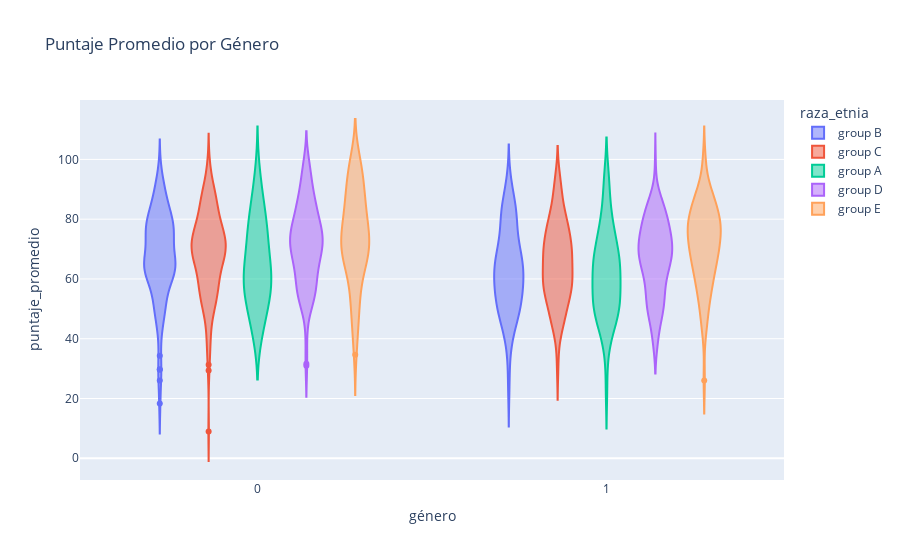

The notebook cell saved with this chart:
### Code cell
fig = px.violin(df, x='género', y='puntaje_promedio', color='raza_etnia', title='Puntaje Promedio por Género')
fig.show()

### Figure 1 — Plotly figure (JSON) as saved in the notebook; plotly's stock layout.template omitted (floating-point values rounded to 4 significant figures; data arrays with more than 128 entries replaced by an {"elided": "..."} marker saying what was removed)
{"data": [{"alignmentgroup": "True", "box": {"visible": false}, "hovertemplate": "raza_etnia=group B<br>género=%{x}<br>puntaje_promedio=%{y}<extra></extra>", "legendgroup": "group B", "marker": {"color": "#636efa"}, "name": "group B", "offsetgroup": "group B", "orientation": "v", "scalegroup": "True", "showlegend": true, "type": "violin", "x": {"elided": "190 int values"}, "x0": " ", "xaxis": "x", "y": {"elided": "190 float values"}, "y0": " ", "yaxis": "y"}, {"alignmentgroup": "True", "box": {"visible": false}, "hovertemplate": "raza_etnia=group C<br>género=%{x}<br>puntaje_promedio=%{y}<extra></extra>", "legendgroup": "group C", "marker": {"color": "#EF553B"}, "name": "group C", "offsetgroup": "group C", "orientation": "v", "scalegroup": "True", "showlegend": true, "type": "violin", "x": {"elided": "319 int values"}, "x0": " ", "xaxis": "x", "y": {"elided": "319 float values"}, "y0": " ", "yaxis": "y"}, {"alignmentgroup": "True", "box": {"visible": false}, "hovertemplate": "raza_etnia=group A<br>género=%{x}<br>puntaje_promedio=%{y}<extra></extra>", "legendgroup": "group A", "marker": {"color": "#00cc96"}, "name": "group A", "offsetgroup": "group A", "orientation": "v", "scalegroup": "True", "showlegend": true, "type": "violin", "x": [1, 1, 0, 1, 0, 1, 1, 0, 1, 1, 0, 1, 0, 1, 1, 1, 1, 1, 1, 1, 1, 1, 1, 1, 1, 0, 0, 1, 0, 1, 1, 0, 0, 1, 0, 0, 1, 1, 1, 0, 1, 1, 0, 1, 1, 1, 0, 1, 1, 1, 0, 0, 1, 1, 0, 1, 1, 0, 0, 1, 0, 1, 1, 1, 0, 1, 0, 1, 1, 1, 0, 0, 0, 1, 0, 0, 0, 0, 0, 1, 1, 0, 1, 0, 0, 0, 1, 0, 1], "x0": " ", "xaxis": "x", "y": [49.33, 73.33, 53.67, 73, 60.67, 37.33, 59.33, 46.67, 79.67, 50.33, 65, 51.33, 50.33, 49, 66, 70.67, 73, 68, 48.33, 43.33, 80, 68.33, 23.33, 61.67, 55.67, 55.33, 77, 64, 41.33, 44.67, 46.33, 56.33, 74.67, 59, 52, 67, 78, 65, 68, 83.33, 52.33, 81, 75.33, 68, 52.33, 91.67, 96.33, 93, 49.33, 54.67, 67, 59.67, 61, 51.67, 89.33, 94, 69.67, 74.67, 69.67, 51.67, 67, 86, 66.33, 48, 50, 58.33, 77.67, 76.67, 39.33, 47, 56, 89, 59.33, 60.67, 78.67, 64, 63.33, 41, 78.33, 59, 61.33, 59.33, 66, 54.33, 61.33, 85.33, 54, 44.67, 62.67], "y0": " ", "yaxis": "y"}, {"alignmentgroup": "True", "box": {"visible": false}, "hovertemplate": "raza_etnia=group D<br>género=%{x}<br>puntaje_promedio=%{y}<extra></extra>", "legendgroup": "group D", "marker": {"color": "#ab63fa"}, "name": "group D", "offsetgroup": "group D", "orientation": "v", "scalegroup": "True", "showlegend": true, "type": "violin", "x": {"elided": "262 int values"}, "x0": " ", "xaxis": "x", "y": {"elided": "262 float values"}, "y0": " ", "yaxis": "y"}, {"alignmentgroup": "True", "box": {"visible": false}, "hovertemplate": "raza_etnia=group E<br>género=%{x}<br>puntaje_promedio=%{y}<extra></extra>", "legendgroup": "group E", "marker": {"color": "#FFA15A"}, "name": "group E", "offsetgroup": "group E", "orientation": "v", "scalegroup": "True", "showlegend": true, "type": "violin", "x": {"elided": "140 int values"}, "x0": " ", "xaxis": "x", "y": {"elided": "140 float values"}, "y0": " ", "yaxis": "y"}], "layout": {"legend": {"title": {"text": "raza_etnia"}, "tracegroupgap": 0}, "title": {"text": "Puntaje Promedio por Género"}, "violinmode": "group", "xaxis": {"anchor": "y", "domain": [0, 1], "title": {"text": "género"}}, "yaxis": {"anchor": "x", "domain": [0, 1], "title": {"text": "puntaje_promedio"}}}}
